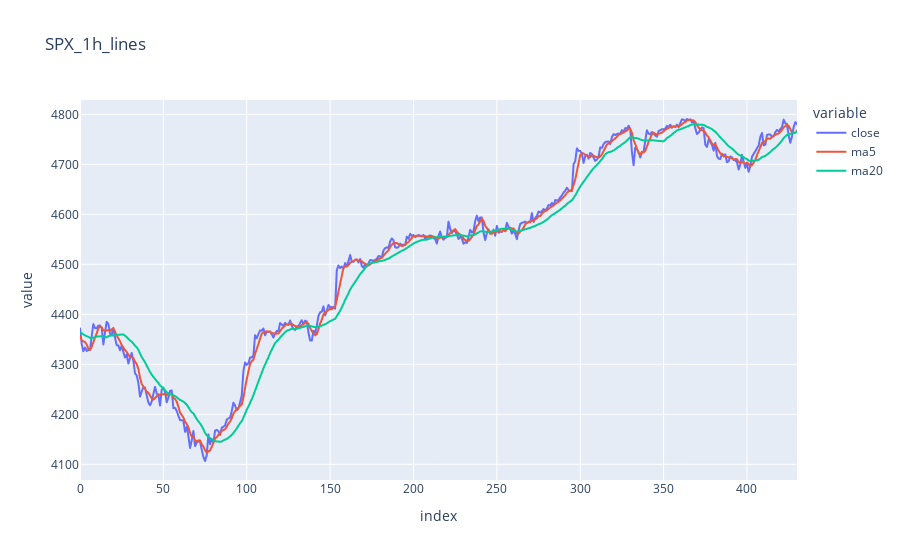

Notebook source saved alongside this figure:
### Code cell
fig = px.line(spx_1h.tz_localize(None).loc[test:test + timedelta(weeks=13)].reset_index(), y=["close", "ma5", "ma20"], title="SPX_1h_lines")
fig.show()

### Figure 1 — Plotly figure (JSON) as saved in the notebook; plotly's stock layout.template omitted (floating-point values rounded to 4 significant figures; data arrays with more than 128 entries replaced by an {"elided": "..."} marker saying what was removed)
{"data": [{"hovertemplate": "variable=close<br>index=%{x}<br>value=%{y}<extra></extra>", "legendgroup": "close", "line": {"color": "#636efa", "dash": "solid"}, "marker": {"symbol": "circle"}, "mode": "lines", "name": "close", "showlegend": true, "type": "scattergl", "x": {"elided": "431 int values"}, "xaxis": "x", "y": {"elided": "431 float values"}, "yaxis": "y"}, {"hovertemplate": "variable=ma5<br>index=%{x}<br>value=%{y}<extra></extra>", "legendgroup": "ma5", "line": {"color": "#EF553B", "dash": "solid"}, "marker": {"symbol": "circle"}, "mode": "lines", "name": "ma5", "showlegend": true, "type": "scattergl", "x": {"elided": "431 int values"}, "xaxis": "x", "y": {"elided": "431 float values"}, "yaxis": "y"}, {"hovertemplate": "variable=ma20<br>index=%{x}<br>value=%{y}<extra></extra>", "legendgroup": "ma20", "line": {"color": "#00cc96", "dash": "solid"}, "marker": {"symbol": "circle"}, "mode": "lines", "name": "ma20", "showlegend": true, "type": "scattergl", "x": {"elided": "431 int values"}, "xaxis": "x", "y": {"elided": "431 float values"}, "yaxis": "y"}], "layout": {"legend": {"title": {"text": "variable"}, "tracegroupgap": 0}, "title": {"text": "SPX_1h_lines"}, "xaxis": {"anchor": "y", "domain": [0, 1], "title": {"text": "index"}}, "yaxis": {"anchor": "x", "domain": [0, 1], "title": {"text": "value"}}}}
